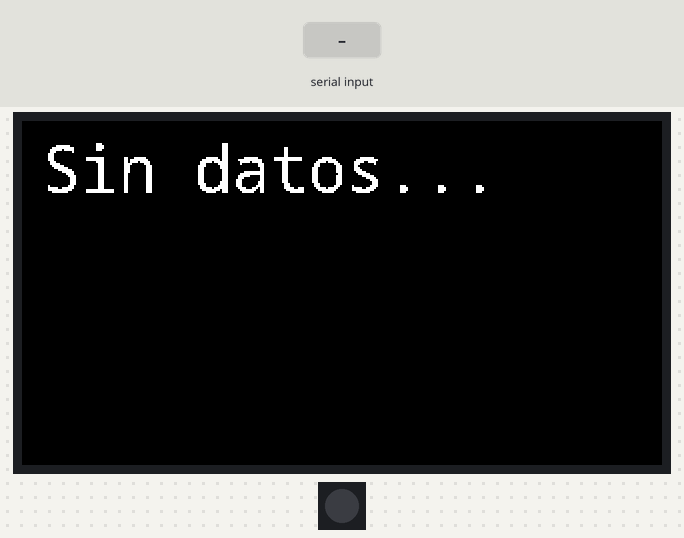
Recording of a program running on a simulated ESP32 board running MicroPython. On the bench: 320×172 colour display, 1 RGB LEDs in strip order, left to right. Inputs (shaded band) come from the test bench. Library files of the repository ran but are not shown: st7789py.py; what the program prints to the serial console is not drawn.

Above: at 4.5 s.
4.6 s: "2" typed at the serial console, then Enter
6.1 s: "5" typed at the serial console, then Enter
7.6 s: "90" typed at the serial console, then Enter
At 10.76 s:
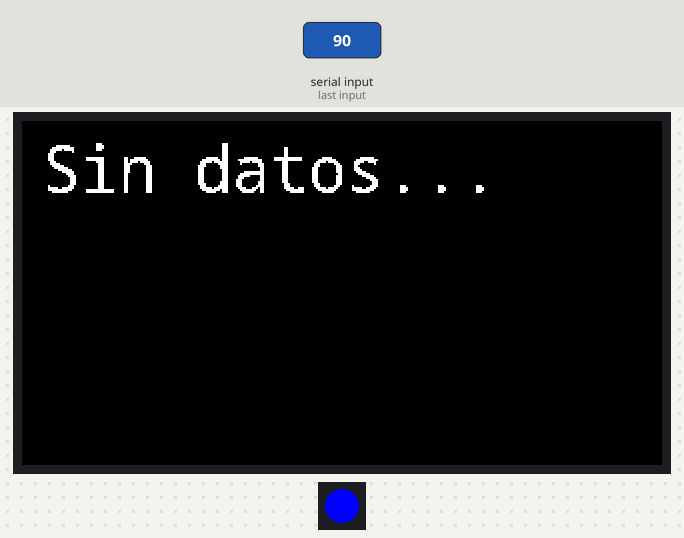
Timing chart, 0 to 15.1 s (numbered marks = the images above; inputs shaded):
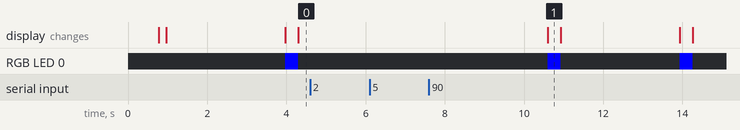

Measured:
- after the input at 4.6 s, every drawn part: stays the same
- after the input at 6.1 s, every drawn part: stays the same

The program:

esp32c6_temp_display.py
```python
# Este script de MicroPython recibe datos de temperatura a través del puerto USB
# y los muestra en una pantalla ST7789.

import select
import sys
import time

from machine import PWM, SPI, Pin
from neopixel import NeoPixel

import NotoSansMono_32 as font
import st7789py as st7789

WIDTH = 172
HEIGHT = 320
OFFSET_X = 34
OFFSET_Y = 0

LCD_MOSI = 6
LCD_SCK = 7
LCD_CS = 14
LCD_DC = 15
LCD_RESET = 21
LCD_BL = 22
RGB_PIN = 8

# Inicializar SPI y Display
spi = SPI(1, baudrate=12000000, sck=Pin(LCD_SCK), mosi=Pin(LCD_MOSI))
display = st7789.ST7789(
    spi,
    WIDTH,
    HEIGHT,
    reset=Pin(LCD_RESET, Pin.OUT),
    cs=Pin(LCD_CS, Pin.OUT),
    dc=Pin(LCD_DC, Pin.OUT),
    backlight=Pin(LCD_BL, Pin.OUT),
    rotation=1,  # Landscape
    color_order=st7789.BGR,
)

# Inicializar NeoPixel y apagarlo
np = NeoPixel(Pin(RGB_PIN, Pin.OUT), 1)
np[0] = (0, 0, 0)
np.write()

# Configurar brillo del backlight con PWM
bl_pwm = PWM(Pin(LCD_BL))
bl_pwm.freq(1000)
bl_pwm.duty(50)  # Brillo ~5% (0-1023)


def setup_display(zone_name):
    """Dibuja el texto estático una sola vez."""
    display.fill(st7789.BLACK)
    display.write(font, "MONITOR LINUX", 10, 10, st7789.WHITE, st7789.BLACK)
    display.write(font, zone_name.upper(), 10, 50, st7789.CYAN, st7789.BLACK)


def update_temperature(temp_value):
    """Refresca únicamente la línea de la temperatura."""
    # Define el área rectangular donde se escribe la temperatura
    TEMP_X = 10
    TEMP_Y = 90
    # Usamos el ancho completo de la pantalla para asegurarnos de borrar el número anterior
    # sin importar su longitud.
    TEMP_W = display.width - TEMP_X
    TEMP_H = font.HEIGHT

    # Borra solo el rectángulo donde estaba la temperatura anterior
    display.fill_rect(TEMP_X, TEMP_Y, TEMP_W, TEMP_H, st7789.BLACK)

    # Determina el color y si se debe parpadear
    temp_color = st7789.GREEN
    should_blink_red = False
    if temp_value >= 80.0:
        temp_color = st7789.RED
        should_blink_red = True
    elif temp_value >= 60.0:
        temp_color = st7789.YELLOW

    # Escribe el nuevo valor de temperatura en la pantalla
    temp_str = f"{temp_value:.1f} C"
    display.write(font, temp_str, TEMP_X, TEMP_Y, temp_color, st7789.BLACK)

    # Si la temperatura es alta, parpadea en rojo DESPUÉS de actualizar la pantalla.
    if should_blink_red:
        set_led_color(255, 0, 0)
        time.sleep(0.100)
        set_led_color(0, 0, 0)


def show_initial_message():
    """Muestra un mensaje de bienvenida mientras espera datos."""
    display.fill(st7789.BLACK)
    display.write(font, "Sin datos...", 10, 10, st7789.WHITE, st7789.BLACK)


def set_led_color(r, g, b):
    """Establece el color del LED NeoPixel, corrigiendo el orden a GRB."""
    np[0] = (g, r, b)
    np.write()


def main():
    """Bucle principal: lee de USB y actualiza la pantalla."""
    show_initial_message()
    is_display_initialized = False
    # Usamos 'poll' para poder detectar si dejamos de recibir datos.
    poller = select.poll()
    poller.register(sys.stdin, select.POLLIN)

    while True:
        # Esperar datos con un timeout de 3 segundos
        if poller.poll(3000):
            linea = sys.stdin.readline()
            if linea:
                # Apagar el LED al recibir datos
                set_led_color(0, 0, 0)
                try:
                    linea_limpia = linea.strip()
                    partes = linea_limpia.split(":")
                    if len(partes) == 2:
                        zone_name = partes[0]
                        temp_value = float(partes[1])
                        # Si es la primera vez que recibimos datos, dibujamos el fondo estático
                        if not is_display_initialized:
                            setup_display(zone_name)
                            is_display_initialized = True
                        # En cada ciclo, solo actualizamos el valor que cambia
                        update_temperature(temp_value)
                except (ValueError, IndexError) as e:
                    print(f"Dato no válido recibido: {linea.strip()} ({e})")
            else:
                # La conexión se cerró. Parpadear y volver al estado inicial.
                # Se realiza el parpadeo ANTES de actualizar la pantalla para evitar conflictos.
                set_led_color(0, 0, 255)  # Azul
                time.sleep(0.100)
                set_led_color(0, 0, 0)  # Apagado

                show_initial_message()
                is_display_initialized = False
        else:
            # Timeout: no se recibieron datos. Parpadear y volver al estado inicial.
            # Se realiza el parpadeo ANTES de actualizar la pantalla para evitar conflictos.
            set_led_color(0, 0, 255)  # Azul
            time.sleep(0.100)
            set_led_color(0, 0, 0)  # Apagado

            show_initial_message()
            is_display_initialized = False


if __name__ == "__main__":
    main()
```

Source omitted: NotoSansMono_32.py (37121 bytes)
